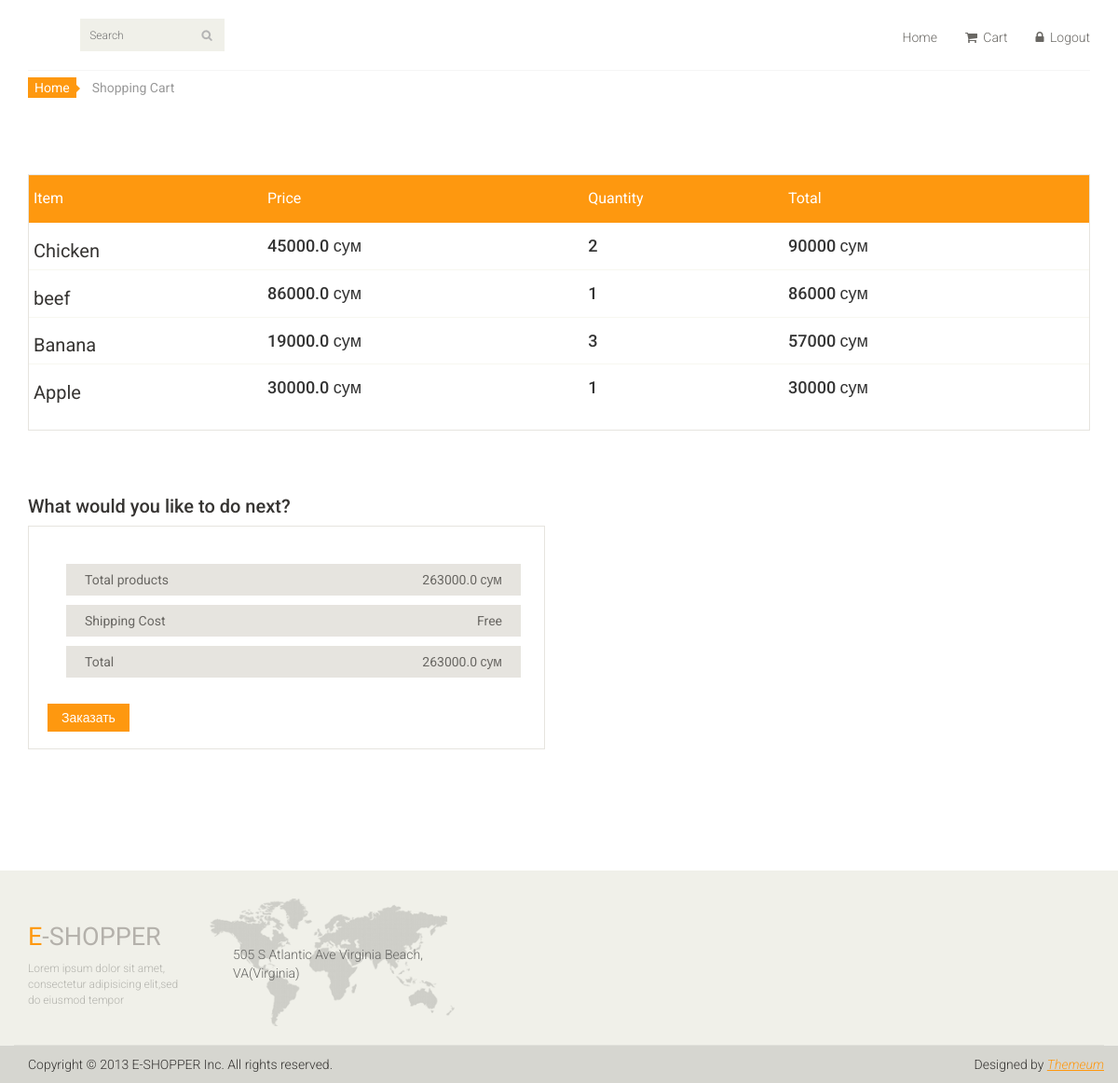
/korzina (signed in), run on the app's committed database.
### main_page/models.py (models this page shows)
class UserCart(models.Model):
    user_id = models.IntegerField()
    product = models.ForeignKey(Product, on_delete=models.CASCADE)
    quantity = models.IntegerField()

class Product(models.Model):
    product_name = models.CharField(max_length=150)
    product_price = models.FloatField()
    product_description = models.TextField()
    product_photo = models.ImageField()
    product_category = models.ForeignKey(Category, on_delete=models.CASCADE)
    def __str__(self):
        return self.product_name

### main_page/views.py (the view)
# urls.py: path('korzina',views.get_user_cart)
def get_user_cart(request):
    user_cart=models.UserCart.objects.filter(user_id=request.user.id)
    total=sum([i.product.product_price*i.quantity for i in user_cart])
    return render(request,'user_cart.html',{'cart': user_cart,'total':total})

### main_page/templates/user_cart.html
{% extends 'index.html' %}
{% block content %}
	<section id="cart_items">
		<div class="container">
			<div class="breadcrumbs">
				<ol class="breadcrumb">
				  <li><a href="/">Home</a></li>
				  <li class="active">Shopping Cart</li>
				</ol>
			</div>
			<div class="table-responsive cart_info">
				<table class="table table-condensed">
					<thead>
						<tr class="cart_menu">
							<td class="description">Item</td>
							<td class="price">Price</td>
							<td class="quantity">Quantity</td>
							<td class="total">Total</td>
							<td></td>
						</tr>
					</thead>
					<tbody>
					{% for i in cart %}
						<tr>
							<td class="cart_description">
								<h4><a href="/product/{{ i.id }}">{{ i.product }}</a></h4>
							</td>
							<td class="cart_price">
								<h4>{{ i.product.product_price }} сум</h4>
							</td>
							<td class="cart_quantity">
								<h4>{{ i.quantity }}</h4>
							</td>
							<td class="cart_total">
								<h4>{% widthratio i.product.product_price 1 i.quantity %} сум</h4>
							</td>
						</tr>
					{% endfor %}
					</tbody>
				</table>
			</div>
		</div>
	</section>
	<section id="do_action">
		<div class="container">
			<div class="heading">
				<h3>What would you like to do next?</h3>
			</div>
			<div class="row">
				<div class="col-sm-6">
					<div class="total_area">
						<ul>
							<li>Total products <span>{{ total }} сум</span></li>
							<li>Shipping Cost <span>Free</span></li>
							<li>Total <span>{{ total }} сум</span></li>
						</ul>
							<a class="btn btn-default check_out" href="#">Заказать</a>
					</div>
				</div>
			</div>
		</div>
	</section>
{% endblock content %}

### main_page/static/css/main.css (style rules this page uses)
body { font-family: 'Roboto', sans-serif; background:; position: relative; font-weight:400px; }
ul li { list-style: none; }
a { -webkit-transition: 300ms; -moz-transition: 300ms; -o-transition: 300ms; transition: 300ms; }
h1, h2, h3, h4, h5, h6 { font-family: 'Roboto', sans-serif; }
#do_action { margin-bottom: 50px; }
.breadcrumbs { position: relative; }
.breadcrumbs .breadcrumb { background:transparent; margin-bottom: 75px; padding-left: 0; }
.breadcrumbs .breadcrumb li a { background:#FE980F; color: #FFFFFF; padding: 3px 7px; }
.breadcrumbs .breadcrumb li a:after { content:""; height:auto; width: auto; border-width: 8px; border-style: solid; border-color:transparent transparent transparent #FE980F; position: absolute; top: 11px; left:48px; }
.breadcrumbs .breadcrumb > li + li:before { content: " "; }
#cart_items .cart_info { border: 1px solid #E6E4DF; margin-bottom: 50px }
#cart_items .cart_info .cart_menu { background: #FE980F; color: #fff; font-size: 16px; font-family: 'Roboto', sans-serif; font-weight: normal; }
#cart_items .cart_info .table.table-condensed thead tr { height: 51px; }
#cart_items .cart_info .table.table-condensed tr { border-bottom: 1px solid#F7F7F0 }
#cart_items .cart_info .table.table-condensed tr:last-child { border-bottom: 0 }
.cart_info table tr td { border-top: 0 none; vertical-align: inherit; }
#cart_items .cart_info .cart_description h4 { margin-bottom: 0 }
#cart_items .cart_info .cart_description h4 a { color: #363432; font-family: 'Roboto',sans-serif; font-size: 20px; font-weight: normal; }
.heading h3 { color: #363432; font-size: 20px; font-family: 'Roboto', sans-serif; }
#do_action .total_area { padding-bottom: 18px !important; }
#do_action .total_area, #do_action .chose_area { border: 1px solid #E6E4DF; color: #696763; padding: 30px 25px 30px 0; margin-bottom: 80px; }
.total_area span { float: right; }
.total_area ul li { background:#E6E4DF; color: #696763; margin-top: 10px; padding: 7px 20px; }
.update, .check_out { background: #FE980F; border-radius: 0; color: #FFFFFF; margin-top: 18px; border: none; padding: 5px 15px; }
.check_out { margin-left: 20px }

### data on the page
UserCart: product "Chicken", product.product_price "45000.0", quantity "2", product+quantity "90000"
UserCart: product "beef", product.product_price "86000.0", quantity "1", product+quantity "86000"
UserCart: product "Banana", product.product_price "19000.0", quantity "3", product+quantity "57000"
UserCart: product "Apple", product.product_price "30000.0", quantity "1", product+quantity "30000"

### other printed values
{{ total }} "263000.0"
